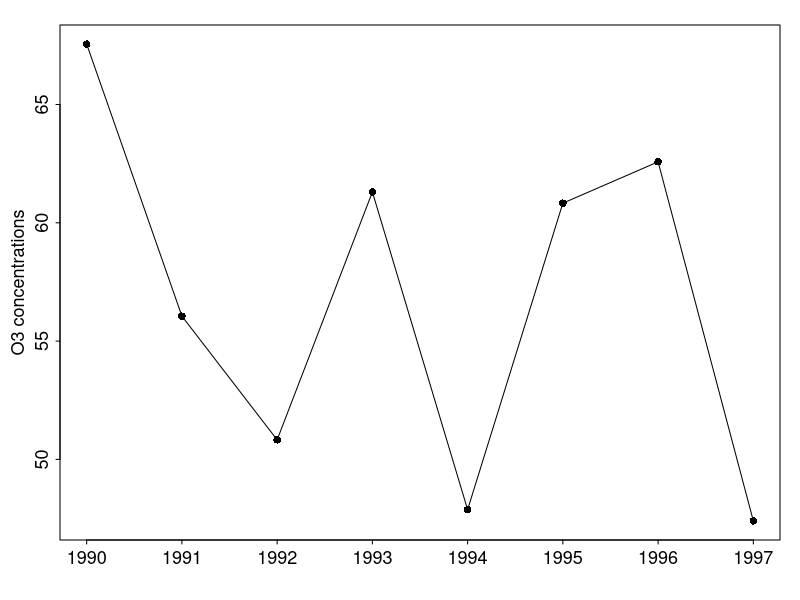
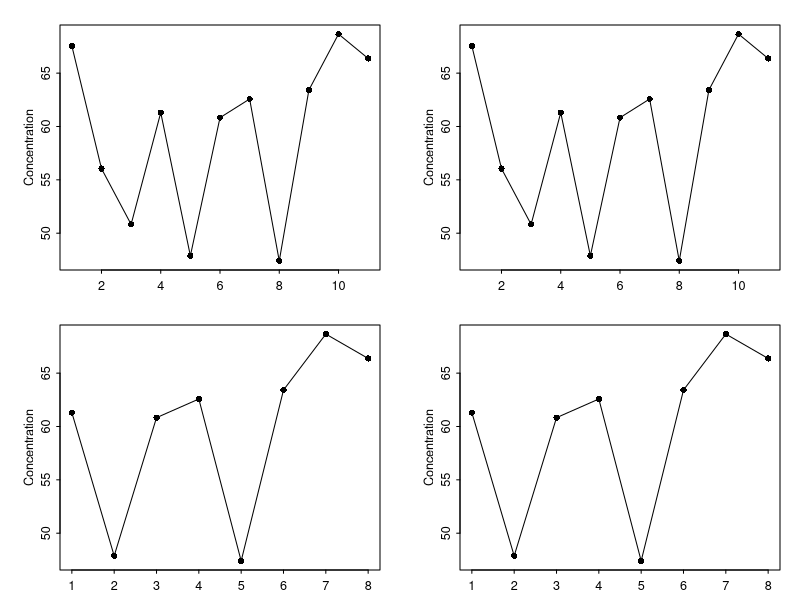

Recreate these plots in R, in order.
#change your working directory
setwd("~/Summer_tutor/For_Guangyi/20190722/sample_code")
#read the data
data=read.csv("small_data.csv",header=TRUE)
y=data[,"mean"]
y[y<=-999]=NA
data[,"mean"]=y

#=== I define a function here====
cal_season_mean=function(data,yr1=1990,yr2=2000){
   season_mean=array(NA,yr2-yr1+1)
   for(year in yr1:yr2){#loop over each year
	  ind=(data[,"year"]==year & data[,"month"]>=6 & data[,"month"]<=8)
	  season_mean[year-yr1+1]=mean(data[ind,"mean"],na.rm=TRUE)
   }
   return(season_mean)
}

yr1=1990;yr2=1997
dev.new(width=5,height=2.8)
par(mai=c(0.6, 0.6, 0.25, 0.2), mgp=c(1.6, 0.4, 0), tcl=-0.2, ps=13)
x=yr1:yr2
y= cal_season_mean(data,yr1,yr2)#Call the function
plot(yr1:yr2,y,pch=16,type="o",xlab="",ylab="O3 concentrations")

#=== I define a function here====
cal_season_mean2=function(data,yr1=1990,yr2=2000){
   ind=(data[,"year"]>=yr1 & data[,"year"]<=yr2 & data[,"month"]>=6 & data[,"month"]<=8)
   #Here I use tapply to make my code succinct
   season_mean=tapply(data[ind,"mean"],data[ind,"year"],mean,na.rm=TRUE)
   return(season_mean)
}
y= cal_season_mean(data,yr1,yr2)#Call the function
y2= cal_season_mean2(data,yr1,yr2)#Call the function
#you can see y and y2 are the same.

#==== how to plot multiple figures in one plot? ===
dev.new(width=5,height=2.8)
par(mar=c(3,2,1,3))
par(mfrow=c(2,2))
par(mai=c(0.3, 0.6, 0.25, 0.2), mgp=c(1.4, 0.4, 0), tcl=-0.2, ps=11)
plot(cal_season_mean2(data,1990,2005),ylab="Concentration",xlab="",pch=16,type="o")
plot(cal_season_mean2(data,1990,2009),ylab="Concentration",xlab="",pch=16,type="o")
plot(cal_season_mean2(data,1993,2009),ylab="Concentration",xlab="",pch=16,type="o")
plot(cal_season_mean2(data,1993,2010),ylab="Concentration",xlab="",pch=16,type="o")
